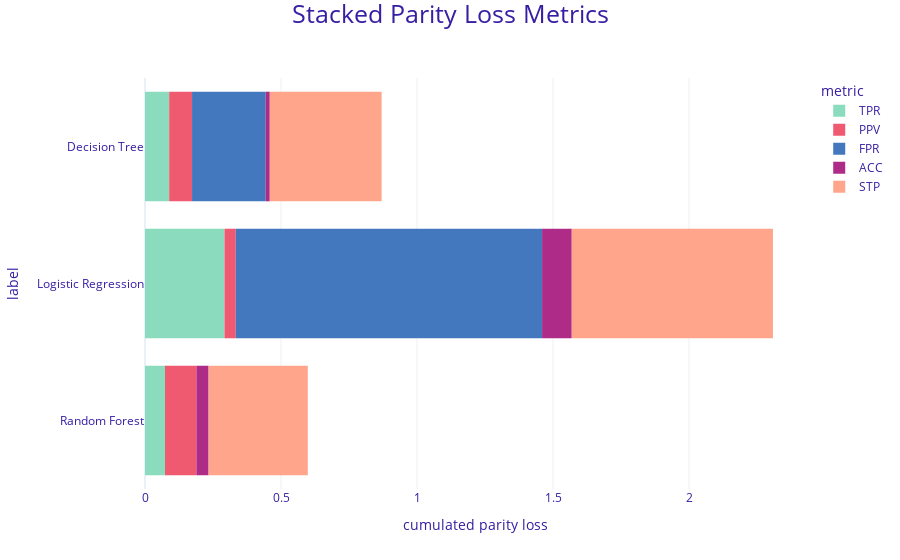

Notebook code for this chart:
### Markdown cell above
We evaluate the cumulated parity representing the previous metrics in a stacked bar plot. The cumulated parity is the sum of the absolute values of the differences between the privileged and unprivileged groups for each metric. The cumulated parity is a measure of the overall fairness of the model.

As we can see, the Random Forest model is the most fair, followed by the Decision Tree model and the Logistic Regression model.

### Code cell
mf_forest.plot(objects=[mf_logreg, mf_tree], type='stacked')

### Figure 1 — Plotly figure (JSON) as saved in the notebook; plotly's stock layout.template omitted (floating-point values rounded to 4 significant figures)
{"data": [{"alignmentgroup": "True", "customdata": [[0.074, "TPR"], [0.292, "TPR"], [0.089, "TPR"]], "hovertemplate": "<b>%{label}</b><br>Metric: %{customdata[1]}<br>Parity loss: %{customdata[0]}<br><extra></extra>", "legendgroup": "TPR", "marker": {"color": "#8bdcbe", "line": {"width": 0}, "pattern": {"shape": ""}}, "name": "TPR", "offsetgroup": "TPR", "orientation": "h", "showlegend": true, "textposition": "auto", "type": "bar", "x": [0.07352, 0.2923, 0.0889], "xaxis": "x", "y": ["Random Forest", "Logistic Regression", "Decision Tree"], "yaxis": "y"}, {"alignmentgroup": "True", "customdata": [[0.115, "PPV"], [0.042, "PPV"], [0.084, "PPV"]], "hovertemplate": "<b>%{label}</b><br>Metric: %{customdata[1]}<br>Parity loss: %{customdata[0]}<br><extra></extra>", "legendgroup": "PPV", "marker": {"color": "#f05a71", "line": {"width": 0}, "pattern": {"shape": ""}}, "name": "PPV", "offsetgroup": "PPV", "orientation": "h", "showlegend": true, "textposition": "auto", "type": "bar", "x": [0.1154, 0.04152, 0.08408], "xaxis": "x", "y": ["Random Forest", "Logistic Regression", "Decision Tree"], "yaxis": "y"}, {"alignmentgroup": "True", "customdata": [[null, "FPR"], [1.126, "FPR"], [0.271, "FPR"]], "hovertemplate": "<b>%{label}</b><br>Metric: %{customdata[1]}<br>Parity loss: %{customdata[0]}<br><extra></extra>", "legendgroup": "FPR", "marker": {"color": "#4378bf", "line": {"width": 0}, "pattern": {"shape": ""}}, "name": "FPR", "offsetgroup": "FPR", "orientation": "h", "showlegend": true, "textposition": "auto", "type": "bar", "x": [null, 1.126, 0.271], "xaxis": "x", "y": ["Random Forest", "Logistic Regression", "Decision Tree"], "yaxis": "y"}, {"alignmentgroup": "True", "customdata": [[0.045, "ACC"], [0.109, "ACC"], [0.015, "ACC"]], "hovertemplate": "<b>%{label}</b><br>Metric: %{customdata[1]}<br>Parity loss: %{customdata[0]}<br><extra></extra>", "legendgroup": "ACC", "marker": {"color": "#ae2c87", "line": {"width": 0}, "pattern": {"shape": ""}}, "name": "ACC", "offsetgroup": "ACC", "orientation": "h", "showlegend": true, "textposition": "auto", "type": "bar", "x": [0.04483, 0.1091, 0.01473], "xaxis": "x", "y": ["Random Forest", "Logistic Regression", "Decision Tree"], "yaxis": "y"}, {"alignmentgroup": "True", "customdata": [[0.365, "STP"], [0.74, "STP"], [0.411, "STP"]], "hovertemplate": "<b>%{label}</b><br>Metric: %{customdata[1]}<br>Parity loss: %{customdata[0]}<br><extra></extra>", "legendgroup": "STP", "marker": {"color": "#ffa58c", "line": {"width": 0}, "pattern": {"shape": ""}}, "name": "STP", "offsetgroup": "STP", "orientation": "h", "showlegend": true, "textposition": "auto", "type": "bar", "x": [0.3648, 0.7397, 0.4112], "xaxis": "x", "y": ["Random Forest", "Logistic Regression", "Decision Tree"], "yaxis": "y"}], "layout": {"barmode": "relative", "font": {"color": "#371ea3"}, "legend": {"title": {"text": "metric"}, "tracegroupgap": 0}, "margin": {"b": 71, "r": 30, "t": 78}, "title": {"font": {"size": 25}, "text": "Stacked Parity Loss Metrics", "x": 0.5, "y": 0.99}, "xaxis": {"anchor": "y", "domain": [0, 1], "title": {"text": "cumulated parity loss"}}, "yaxis": {"anchor": "x", "domain": [0, 1], "showgrid": false, "title": {"text": "label"}, "zeroline": false}}}
